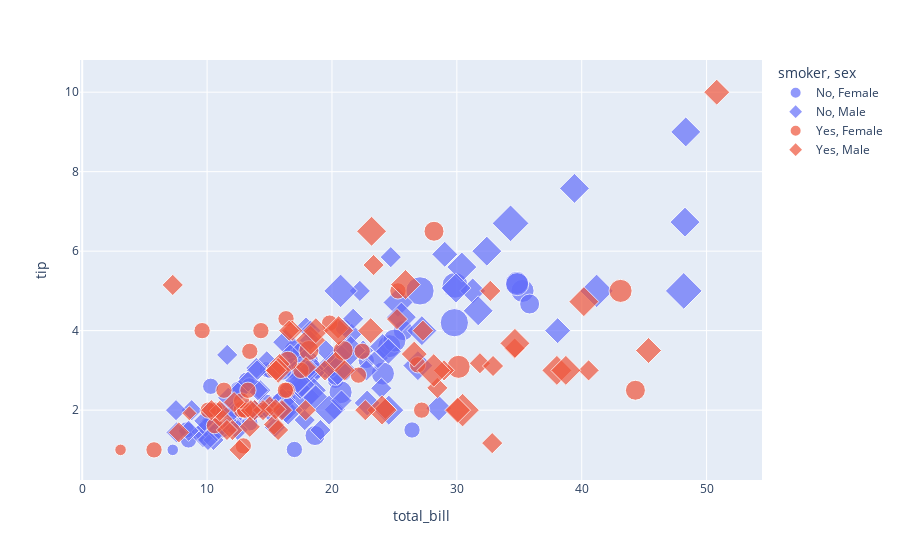

The notebook cell this image was saved under:
### Code cell
df["size"] = df["size"].astype(int)
fig = px.scatter(df, x="total_bill", y="tip", color="smoker", symbol="sex",size='size')
fig.show()

### Figure 1 — Plotly figure (JSON) as saved in the notebook; plotly's stock layout.template omitted (floating-point values rounded to 4 significant figures)
{"data": [{"hovertemplate": "smoker=No<br>sex=Female<br>total_bill=%{x}<br>tip=%{y}<br>size=%{marker.size}<extra></extra>", "legendgroup": "No, Female", "marker": {"color": "#636efa", "size": [2, 4, 4, 2, 3, 3, 2, 2, 2, 2, 4, 3, 2, 4, 2, 2, 3, 2, 1, 4, 2, 2, 1, 3, 2, 2, 2, 4, 2, 2, 6, 2, 2, 2, 2, 2, 2, 2, 2, 2, 2, 2, 6, 2, 2, 3, 2, 5, 4, 2, 3, 3, 3, 2], "sizemode": "area", "sizeref": 0.015, "symbol": "circle"}, "mode": "markers", "name": "No, Female", "orientation": "v", "showlegend": true, "type": "scatter", "x": [16.99, 24.59, 35.26, 14.83, 10.33, 16.97, 20.29, 15.77, 19.65, 15.06, 20.69, 16.93, 10.29, 34.81, 26.41, 16.45, 17.07, 14.73, 10.07, 34.83, 22.75, 20.92, 7.25, 25.71, 17.31, 10.65, 12.43, 24.08, 13.42, 12.48, 29.8, 14.52, 11.38, 20.27, 11.17, 12.26, 18.26, 8.51, 10.33, 14.15, 13.16, 17.47, 27.05, 16.43, 8.35, 18.64, 11.87, 29.85, 25, 13.39, 16.21, 15.98, 35.83, 18.78], "xaxis": "x", "y": [1.01, 3.61, 5, 3.02, 1.67, 3.5, 2.75, 2.23, 3, 3, 2.45, 3.07, 2.6, 5.2, 1.5, 2.47, 3, 2.2, 1.83, 5.17, 3.25, 4.08, 1, 4, 3.5, 1.5, 1.8, 2.92, 1.68, 2.52, 4.2, 2, 2, 2.83, 1.5, 2, 3.25, 1.25, 2, 2, 2.75, 3.5, 5, 2.3, 1.5, 1.36, 1.63, 5.14, 3.75, 2.61, 2, 3, 4.67, 3], "yaxis": "y"}, {"hovertemplate": "smoker=No<br>sex=Male<br>total_bill=%{x}<br>tip=%{y}<br>size=%{marker.size}<extra></extra>", "legendgroup": "No, Male", "marker": {"color": "#636efa", "size": [3, 3, 2, 4, 2, 4, 2, 2, 2, 2, 4, 2, 3, 3, 2, 4, 2, 4, 2, 2, 2, 2, 4, 2, 3, 3, 3, 3, 3, 2, 2, 2, 4, 2, 2, 4, 3, 2, 2, 2, 4, 2, 4, 3, 3, 2, 2, 2, 4, 2, 2, 2, 2, 2, 2, 2, 2, 2, 2, 2, 2, 3, 2, 4, 2, 2, 2, 2, 3, 2, 6, 5, 2, 2, 2, 2, 3, 4, 4, 6, 4, 4, 2, 2, 3, 2, 4, 5, 2, 4, 4, 2, 2, 2, 2, 3, 2], "sizemode": "area", "sizeref": 0.015, "symbol": "diamond"}, "mode": "markers", "name": "No, Male", "orientation": "v", "showlegend": true, "type": "scatter", "x": [10.34, 21.01, 23.68, 25.29, 8.77, 26.88, 15.04, 14.78, 10.27, 15.42, 18.43, 21.58, 16.29, 20.65, 17.92, 39.42, 19.82, 17.81, 13.37, 12.69, 21.7, 9.55, 18.35, 17.78, 24.06, 16.31, 18.69, 31.27, 16.04, 17.46, 13.94, 9.68, 30.4, 18.29, 22.23, 32.4, 28.55, 18.04, 12.54, 9.94, 25.56, 19.49, 48.27, 17.59, 20.08, 20.23, 12.02, 10.51, 27.2, 22.76, 17.29, 16.66, 15.98, 13.03, 18.28, 24.71, 21.16, 22.49, 12.46, 18.24, 14, 38.07, 23.95, 29.93, 11.69, 14.26, 15.95, 8.52, 22.82, 19.08, 34.3, 41.19, 9.78, 7.51, 14.07, 13.13, 17.26, 24.55, 19.77, 48.17, 16.49, 21.5, 12.66, 13.81, 24.52, 20.76, 31.71, 20.69, 7.56, 48.33, 20.45, 13.28, 11.61, 10.77, 10.07, 29.03, 17.82], "xaxis": "x", "y": [1.66, 3.5, 3.31, 4.71, 2, 3.12, 1.96, 3.23, 1.71, 1.57, 3, 3.92, 3.71, 3.35, 4.08, 7.58, 3.18, 2.34, 2, 2, 4.3, 1.45, 2.5, 3.27, 3.6, 2, 2.31, 5, 2.24, 2.54, 3.06, 1.32, 5.6, 3, 5, 6, 2.05, 3, 2.5, 1.56, 4.34, 3.51, 6.73, 2.64, 3.15, 2.01, 1.97, 1.25, 4, 3, 2.71, 3.4, 2.03, 2, 4, 5.85, 3, 3.5, 1.5, 3.76, 3, 4, 2.55, 5.07, 2.31, 2.5, 2, 1.48, 2.18, 1.5, 6.7, 5, 1.73, 2, 2.5, 2, 2.74, 2, 2, 5, 2, 3.5, 2.5, 2, 3.48, 2.24, 4.5, 5, 1.44, 9, 3, 2.72, 3.39, 1.47, 1.25, 5.92, 1.75], "yaxis": "y"}, {"hovertemplate": "smoker=Yes<br>sex=Female<br>total_bill=%{x}<br>tip=%{y}<br>size=%{marker.size}<extra></extra>", "legendgroup": "Yes, Female", "marker": {"color": "#EF553B", "size": [1, 2, 2, 2, 2, 2, 2, 3, 2, 2, 2, 2, 2, 2, 3, 3, 2, 4, 2, 2, 2, 2, 3, 2, 2, 3, 2, 4, 2, 2, 2, 2, 2], "sizemode": "area", "sizeref": 0.015, "symbol": "circle"}, "mode": "markers", "name": "Yes, Female", "orientation": "v", "showlegend": true, "type": "scatter", "x": [3.07, 26.86, 25.28, 5.75, 16.32, 11.35, 15.38, 44.3, 22.42, 14.31, 17.51, 10.59, 10.63, 9.6, 20.9, 18.15, 19.81, 43.11, 13, 12.74, 13, 16.4, 16.47, 12.76, 13.27, 28.17, 12.9, 30.14, 13.42, 16.27, 10.09, 22.12, 27.18], "xaxis": "x", "y": [1, 3.14, 5, 1, 4.3, 2.5, 3, 2.5, 3.48, 4, 3, 1.61, 2, 4, 3.5, 3.5, 4.19, 5, 2, 2.01, 2, 2.5, 3.23, 2.23, 2.5, 6.5, 1.1, 3.09, 3.48, 2.5, 2, 2.88, 2], "yaxis": "y"}, {"hovertemplate": "smoker=Yes<br>sex=Male<br>total_bill=%{x}<br>tip=%{y}<br>size=%{marker.size}<extra></extra>", "legendgroup": "Yes, Male", "marker": {"color": "#EF553B", "size": [4, 2, 2, 2, 2, 4, 2, 2, 2, 2, 2, 4, 2, 2, 2, 2, 2, 2, 2, 3, 2, 2, 2, 2, 2, 2, 2, 2, 4, 2, 3, 4, 2, 5, 3, 2, 2, 2, 2, 2, 2, 3, 4, 3, 4, 2, 3, 4, 5, 2, 2, 2, 1, 2, 4, 3, 2, 2, 2, 2], "sizemode": "area", "sizeref": 0.015, "symbol": "diamond"}, "mode": "markers", "name": "Yes, Male", "orientation": "v", "showlegend": true, "type": "scatter", "x": [38.01, 11.24, 20.29, 13.81, 11.02, 18.29, 15.01, 17.92, 19.44, 32.68, 28.97, 40.17, 27.28, 12.03, 21.01, 15.36, 20.49, 25.21, 16, 50.81, 15.81, 7.25, 31.85, 16.82, 32.9, 17.89, 14.48, 34.63, 34.65, 23.33, 45.35, 23.17, 40.55, 30.46, 23.1, 15.69, 28.44, 15.48, 16.58, 10.34, 13.51, 18.71, 20.53, 26.59, 38.73, 24.27, 30.06, 25.89, 28.15, 11.59, 7.74, 12.16, 8.58, 13.42, 24.01, 15.69, 15.53, 12.6, 32.83, 22.67], "xaxis": "x", "y": [3, 1.76, 3.21, 2, 1.98, 3.76, 2.09, 3.08, 3, 5, 3, 4.73, 4, 1.5, 3, 1.64, 4.06, 4.29, 2, 10, 3.16, 5.15, 3.18, 4, 3.11, 2, 2, 3.55, 3.68, 5.65, 3.5, 6.5, 3, 2, 4, 1.5, 2.56, 2.02, 4, 2, 2, 4, 4, 3.41, 3, 2.03, 2, 5.16, 3, 1.5, 1.44, 2.2, 1.92, 1.58, 2, 3, 3, 1, 1.17, 2], "yaxis": "y"}], "layout": {"legend": {"itemsizing": "constant", "title": {"text": "smoker, sex"}, "tracegroupgap": 0}, "margin": {"t": 60}, "xaxis": {"anchor": "y", "domain": [0, 1], "title": {"text": "total_bill"}}, "yaxis": {"anchor": "x", "domain": [0, 1], "title": {"text": "tip"}}}}
